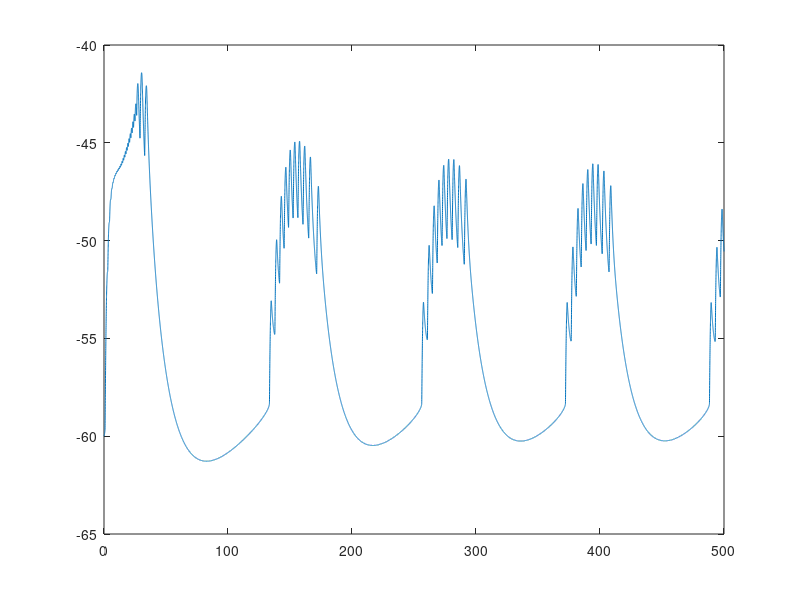

Source code (MATLAB):
clc;
clear;
close all;

%Project Plotting Voltage vs Time

data = importdata('trial_custom_stimulus4.txt');
Vext = data(:,2);
xpos = data(:,1);
plot(xpos, Vext);
